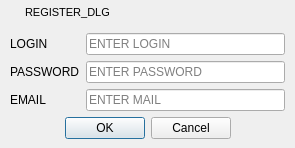
<?xml version="1.0" encoding="UTF-8"?>
<ui version="4.0">
 <class>RegisterDialog</class>
 <widget class="QWidget" name="RegisterDialog">
  <property name="geometry">
   <rect>
    <x>0</x>
    <y>0</y>
    <width>295</width>
    <height>143</height>
   </rect>
  </property>
  <property name="windowTitle">
   <string>REGISTER_DLG</string>
  </property>
  <property name="windowIcon">
   <iconset resource="../../../Resources/ltorrent.qrc">
    <normaloff>:/icons/app.ico</normaloff>:/icons/app.ico</iconset>
  </property>
  <layout class="QVBoxLayout" name="verticalLayout">
   <property name="spacing">
    <number>0</number>
   </property>
   <property name="leftMargin">
    <number>1</number>
   </property>
   <property name="topMargin">
    <number>1</number>
   </property>
   <property name="rightMargin">
    <number>1</number>
   </property>
   <property name="bottomMargin">
    <number>0</number>
   </property>
   <item>
    <widget class="QWidget" name="titleBar" native="true">
     <property name="minimumSize">
      <size>
       <width>0</width>
       <height>23</height>
      </size>
     </property>
     <property name="maximumSize">
      <size>
       <width>16777215</width>
       <height>23</height>
      </size>
     </property>
     <property name="styleSheet">
      <string notr="true"/>
     </property>
     <layout class="QHBoxLayout" name="horizontalLayout">
      <property name="spacing">
       <number>4</number>
      </property>
      <property name="leftMargin">
       <number>5</number>
      </property>
      <property name="topMargin">
       <number>0</number>
      </property>
      <property name="rightMargin">
       <number>1</number>
      </property>
      <property name="bottomMargin">
       <number>0</number>
      </property>
      <item>
       <widget class="QLabel" name="tbMenu">
        <property name="maximumSize">
         <size>
          <width>15</width>
          <height>15</height>
         </size>
        </property>
        <property name="text">
         <string/>
        </property>
        <property name="pixmap">
         <pixmap resource="../../../Resources/ltorrent.qrc">:/icons/app.ico</pixmap>
        </property>
        <property name="scaledContents">
         <bool>true</bool>
        </property>
       </widget>
      </item>
      <item>
       <widget class="QLabel" name="LTitle">
        <property name="minimumSize">
         <size>
          <width>100</width>
          <height>22</height>
         </size>
        </property>
        <property name="maximumSize">
         <size>
          <width>16777215</width>
          <height>22</height>
         </size>
        </property>
        <property name="font">
         <font>
          <family>Arial</family>
          <pointsize>8</pointsize>
          <weight>50</weight>
          <bold>false</bold>
          <stylestrategy>PreferDefault</stylestrategy>
         </font>
        </property>
        <property name="styleSheet">
         <string notr="true"/>
        </property>
        <property name="text">
         <string>REGISTER_DLG</string>
        </property>
        <property name="textFormat">
         <enum>Qt::AutoText</enum>
        </property>
       </widget>
      </item>
      <item>
       <widget class="QPushButton" name="pbClose">
        <property name="minimumSize">
         <size>
          <width>22</width>
          <height>22</height>
         </size>
        </property>
        <property name="maximumSize">
         <size>
          <width>22</width>
          <height>22</height>
         </size>
        </property>
        <property name="iconSize">
         <size>
          <width>22</width>
          <height>22</height>
         </size>
        </property>
        <property name="flat">
         <bool>true</bool>
        </property>
       </widget>
      </item>
     </layout>
    </widget>
   </item>
   <item>
    <widget class="QWidget" name="m_centralWidget" native="true">
     <layout class="QGridLayout" name="rootContentLayout">
      <item row="0" column="0">
       <widget class="QLabel" name="label">
        <property name="text">
         <string>LOGIN</string>
        </property>
       </widget>
      </item>
      <item row="1" column="0">
       <widget class="QLabel" name="label_2">
        <property name="text">
         <string>PASSWORD</string>
        </property>
       </widget>
      </item>
      <item row="2" column="0">
       <widget class="QLabel" name="label_3">
        <property name="text">
         <string>EMAIL</string>
        </property>
       </widget>
      </item>
      <item row="2" column="1">
       <widget class="QLineEdit" name="mailEdit">
        <property name="frame">
         <bool>true</bool>
        </property>
        <property name="placeholderText">
         <string>ENTER MAIL</string>
        </property>
       </widget>
      </item>
      <item row="1" column="1">
       <widget class="QLineEdit" name="passwordEdit">
        <property name="echoMode">
         <enum>QLineEdit::Password</enum>
        </property>
        <property name="placeholderText">
         <string>ENTER PASSWORD</string>
        </property>
       </widget>
      </item>
      <item row="0" column="1">
       <widget class="QLineEdit" name="loginEdit">
        <property name="placeholderText">
         <string>ENTER LOGIN</string>
        </property>
       </widget>
      </item>
      <item row="3" column="0" colspan="2">
       <widget class="QDialogButtonBox" name="buttonBox">
        <property name="standardButtons">
         <set>QDialogButtonBox::Cancel|QDialogButtonBox::Ok</set>
        </property>
        <property name="centerButtons">
         <bool>true</bool>
        </property>
       </widget>
      </item>
     </layout>
    </widget>
   </item>
  </layout>
 </widget>
 <resources>
  <include location="../../../Resources/ltorrent.qrc"/>
  <include location="../../../Resources/ltorrent.qrc"/>
 </resources>
 <connections>
  <connection>
   <sender>buttonBox</sender>
   <signal>accepted()</signal>
   <receiver>RegisterDialog</receiver>
   <slot>OnAccepted()</slot>
   <hints>
    <hint type="sourcelabel">
     <x>295</x>
     <y>327</y>
    </hint>
    <hint type="destinationlabel">
     <x>272</x>
     <y>173</y>
    </hint>
   </hints>
  </connection>
  <connection>
   <sender>buttonBox</sender>
   <signal>rejected()</signal>
   <receiver>RegisterDialog</receiver>
   <slot>close()</slot>
   <hints>
    <hint type="sourcelabel">
     <x>295</x>
     <y>327</y>
    </hint>
    <hint type="destinationlabel">
     <x>272</x>
     <y>173</y>
    </hint>
   </hints>
  </connection>
 </connections>
 <slots>
  <slot>MountSelectedFILE()</slot>
  <slot>OnAccepted()</slot>
 </slots>
</ui>
